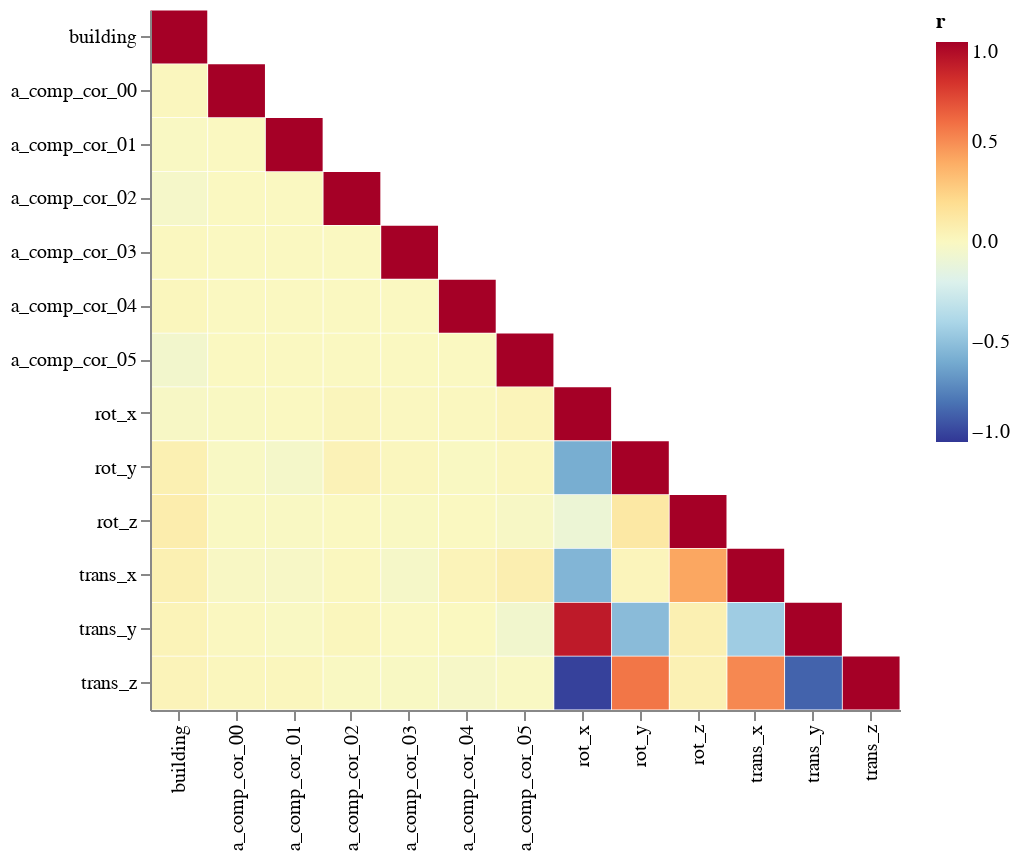

Notebook code for this chart:
### Code cell
analysis.plot_report(plot_type='design_matrix_corrplot')

### Figure 1 — Vega-Lite specification as saved in the notebook (floating-point values rounded to 4 significant figures; data arrays with more than 128 entries replaced by an {"elided": "..."} marker saying what was removed)
{"$schema": "https://vega.github.io/schema/vega-lite/v4.8.1.json", "config": {"scale": {"bandPaddingInner": 0.015}, "view": {"continuousHeight": 300, "continuousWidth": 400, "strokeWidth": 0}}, "data": {"name": "data-faa9815fc30f840a86ef4b8fb319cf12"}, "datasets": {"data-faa9815fc30f840a86ef4b8fb319cf12": {"elided": "169 records"}}, "encoding": {"fill": {"field": "r", "legend": {"title": "r"}, "scale": {"domain": [-1, 1], "scheme": "redyellowblue"}, "sort": "descending", "type": "quantitative"}, "tooltip": [{"field": "r", "type": "quantitative"}], "x": {"axis": {"title": null}, "field": "index", "sort": null, "type": "nominal"}, "y": {"axis": {"title": null}, "field": "index_2", "sort": null, "type": "nominal"}}, "height": 350, "mark": "rect", "selection": {"selector054": {"bind": "scales", "encodings": ["x", "y"], "type": "interval"}}, "width": 375}
